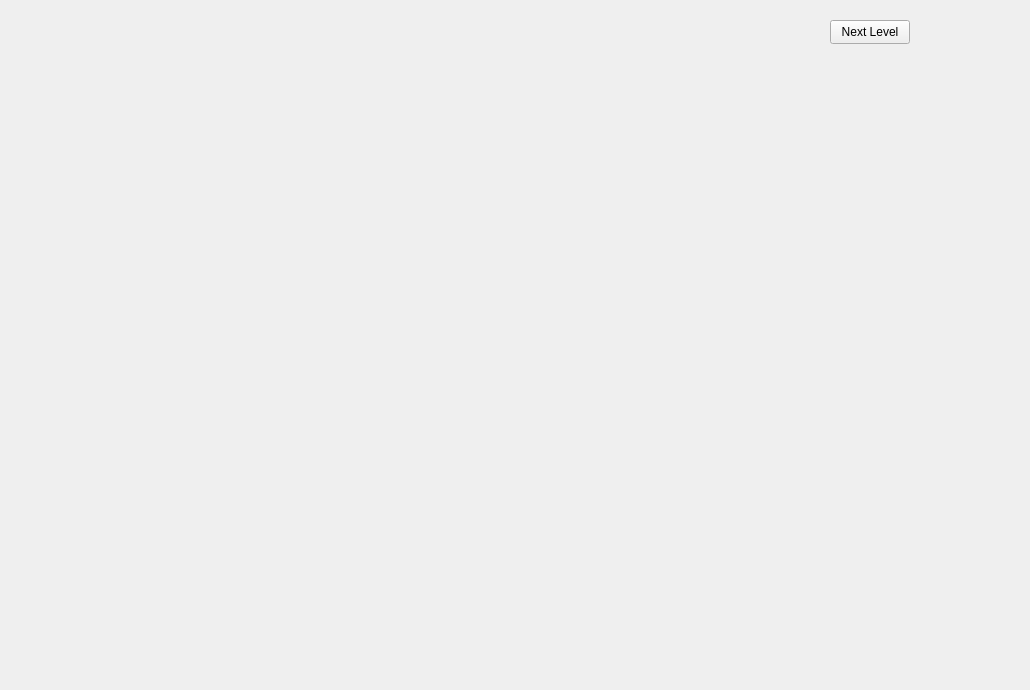
    <widget class="QWidget" name="page_5">
     <widget class="QLabel" name="label_9">
      <property name="geometry">
       <rect>
        <x>0</x>
        <y>0</y>
        <width>1021</width>
        <height>681</height>
       </rect>
      </property>
      <property name="font">
       <font>
        <family>Comic Sans MS</family>
       </font>
      </property>
      <property name="cursor">
       <cursorShape>ArrowCursor</cursorShape>
      </property>
      <property name="text">
       <string/>
      </property>
      <property name="pixmap">
       <pixmap resource="img.qrc">:/new/image/back.png</pixmap>
      </property>
     </widget>
     <widget class="QPushButton" name="nextLevel">
      <property name="geometry">
       <rect>
        <x>830</x>
        <y>20</y>
        <width>80</width>
        <height>24</height>
       </rect>
      </property>
      <property name="text">
       <string>Next Level</string>
      </property>
     </widget>
     <widget class="QLabel" name="info">
      <property name="geometry">
       <rect>
        <x>80</x>
        <y>90</y>
        <width>871</width>
        <height>491</height>
       </rect>
      </property>
      <property name="font">
       <font>
        <family>Papyrus</family>
        <pointsize>15</pointsize>
       </font>
      </property>
      <property name="styleSheet">
       <string notr="true">color:white;</string>
      </property>
      <property name="text">
       <string/>
      </property>
      <property name="alignment">
       <set>Qt::AlignHCenter|Qt::AlignTop</set>
      </property>
      <property name="wordWrap">
       <bool>true</bool>
      </property>
      <property name="indent">
       <number>-8</number>
      </property>
     </widget>
    </widget>
